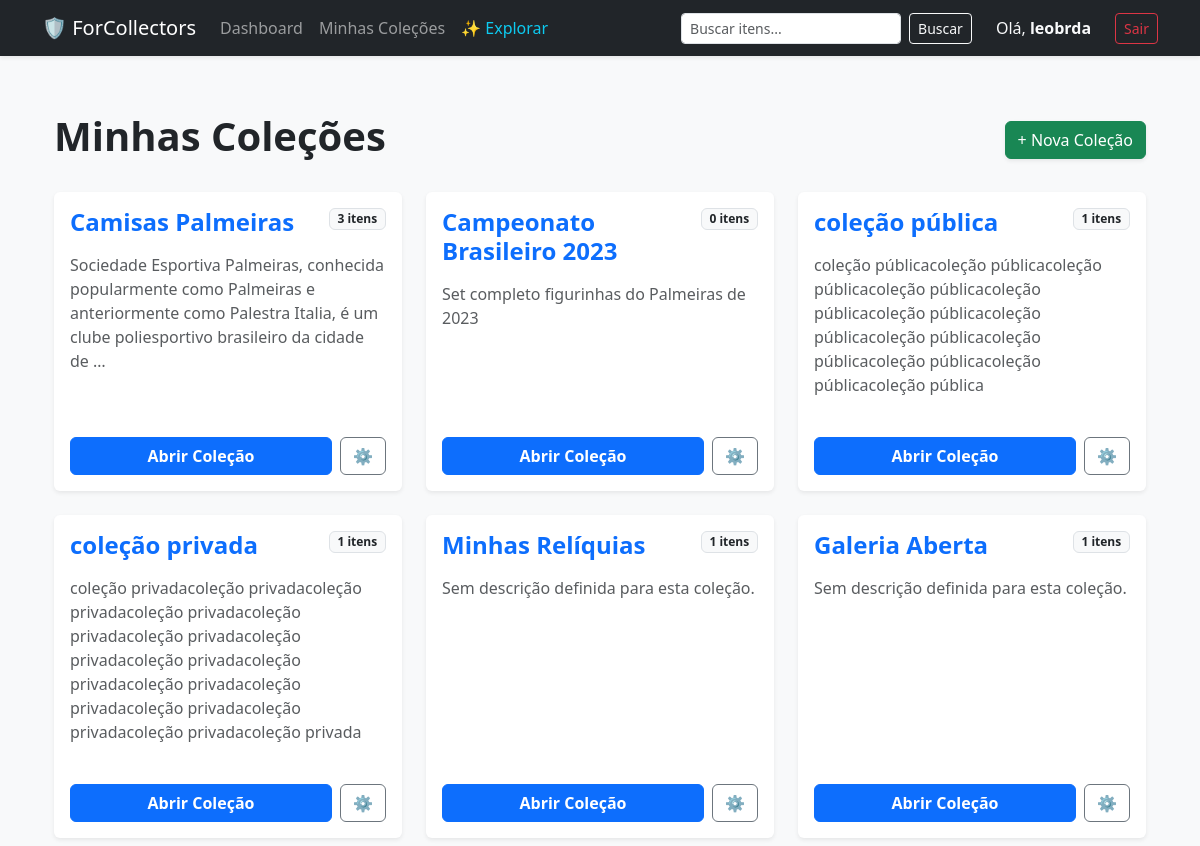
The app's page / (signed in) with its own data.
### albums/models.py (models this page shows, shortened)
class Collection(models.Model):
    name = models.CharField(max_length=100, verbose_name="Nome da Coleção")
    description = models.TextField(blank=True, null=True, verbose_name="Descrição")
    owner = models.ForeignKey(User, on_delete=models.CASCADE, related_name="collections")
    created_at = models.DateTimeField(auto_now_add=True)
    is_public = models.BooleanField(default=False, verbose_name="Tornar coleção pública?")

### albums/views.py (the view)
# urls.py: path('', views.album_list, name='album_list'),
@login_required
def album_list(request):
    my_collections = Collection.objects.filter(owner=request.user)
    return render(request, 'albums/album_list.html', {'collections': my_collections})

### albums/templates/albums/album_list.html (shortened to what this page needs)
{% extends 'base.html' %}
{% block content %}
<div class="container mt-4">
    <div class="d-flex justify-content-between align-items-center mb-4">
        <h1 class="fw-bold">Minhas Coleções</h1>
        <a href="{% url 'collection_create' %}" class="btn btn-success shadow-sm">
            + Nova Coleção
        </a>
    </div>
    <div class="row g-4">
        {% for collection in collections %}
            <div class="col-md-6 col-lg-4">
                <div class="card h-100 shadow-sm border-0">
                    <div class="card-body d-flex flex-column">
                        <div class="d-flex justify-content-between align-items-start mb-2">
                            <h4 class="card-title fw-bold mb-0 text-primary">{{ collection.name }}</h4>
                            <span class="badge bg-light text-dark border">{{ collection.items.count }} itens</span>
                        </div>
                        <p class="card-text text-muted flex-grow-1 mt-2">
                            {{ collection.description|default:"Sem descrição definida para esta coleção."|truncatewords:20 }}
                        </p>
                        <div class="mt-4 d-flex gap-2">
                            <a href="{% url 'collection_detail' collection.pk %}" class="btn btn-primary w-100 fw-bold">
                                Abrir Coleção
                            </a>
                            <a href="{% url 'collection_update' collection.pk %}" class="btn btn-outline-secondary" title="Editar Coleção">
                                ⚙️
                            </a>
                        </div>
                    </div>
                </div>
            </div>
        {% endfor %}
    </div>
</div>
{% endblock %}

### templates/base.html (shortened to what this page needs)
<!DOCTYPE html>
<html lang="pt-br">
<head>
    <link href="https://cdn.jsdelivr.net/npm/bootstrap@5.3.0/dist/css/bootstrap.min.css" rel="stylesheet">
</head>
<body class="bg-light">
    <nav class="navbar navbar-expand-lg navbar-dark bg-dark mb-4 shadow-sm">
        <div class="container">
            <a class="navbar-brand" href="{% url 'dashboard' %}">🛡️ ForCollectors</a>
            {% if user.is_authenticated %}
                <div class="collapse navbar-collapse" id="navContent">
                    <div class="navbar-nav me-auto">
                        <a class="nav-link" href="{% url 'dashboard' %}">Dashboard</a>
                        <a class="nav-link" href="{% url 'album_list' %}">Minhas Coleções</a>
                        <a class="nav-link text-info" href="{% url 'explore' %}">✨ Explorar</a>
                    </div>
                    <form class="d-flex me-lg-3 my-2 my-lg-0" action="{% url 'global_search' %}" method="GET">
                        <input class="form-control form-control-sm me-2" type="search" name="q" placeholder="Buscar itens..." aria-label="Search">
                        <button class="btn btn-outline-light btn-sm" type="submit">Buscar</button>
                    </form>
                    <div class="navbar-nav align-items-center">
                        <span class="nav-item nav-link text-light me-lg-3">Olá, <strong>{{ user.username }}</strong></span>
                        <form action="{% url 'logout' %}" method="post" class="d-inline">
                            <button type="submit" class="btn btn-outline-danger btn-sm">Sair</button>
                        </form>
                    </div>
                </div>
            {% else %}
                <div class="navbar-nav ms-auto">
                    <a href="{% url 'login' %}" class="btn btn-outline-light btn-sm me-2">Entrar</a>
                    <a href="{% url 'signup' %}" class="btn btn-primary btn-sm">Criar Conta</a>
                </div>
            {% endif %}
        </div>
    </nav>
    <div class="container">
        <main class="py-2">
            {% block content %}
            {% endblock %}
        </main>
    </div>
</body>
</html>

### records on screen
Collection: name "Camisas Palmeiras", items.count "3", description "Sociedade Esportiva Palmeiras, conhecida popularmente como Palmeiras e anteriormente como Palestra Italia, é um clube poliesportivo brasileiro da cidade de …"
Collection: name "Campeonato Brasileiro 2023", items.count "0", description "Set completo figurinhas do Palmeiras de 2023"
Collection: name "coleção pública", items.count "1", description "coleção públicacoleção públicacoleção públicacoleção públicacoleção públicacoleção públicacoleção públicacoleção públicacoleção públicacoleção públicacoleção públicacoleção pública"
Collection: name "coleção privada", items.count "1", description "coleção privadacoleção privadacoleção privadacoleção privadacoleção privadacoleção privadacoleção privadacoleção privadacoleção privadacoleção privadacoleção privadacoleção privadacoleção privadacoleção privadacoleção privada"
Collection: name "Minhas Relíquias", items.count "1", description "Sem descrição definida para esta coleção."
Collection: name "Galeria Aberta", items.count "1", description "Sem descrição definida para esta coleção."

### other values on screen
{{ user.username }} "leobrda"
